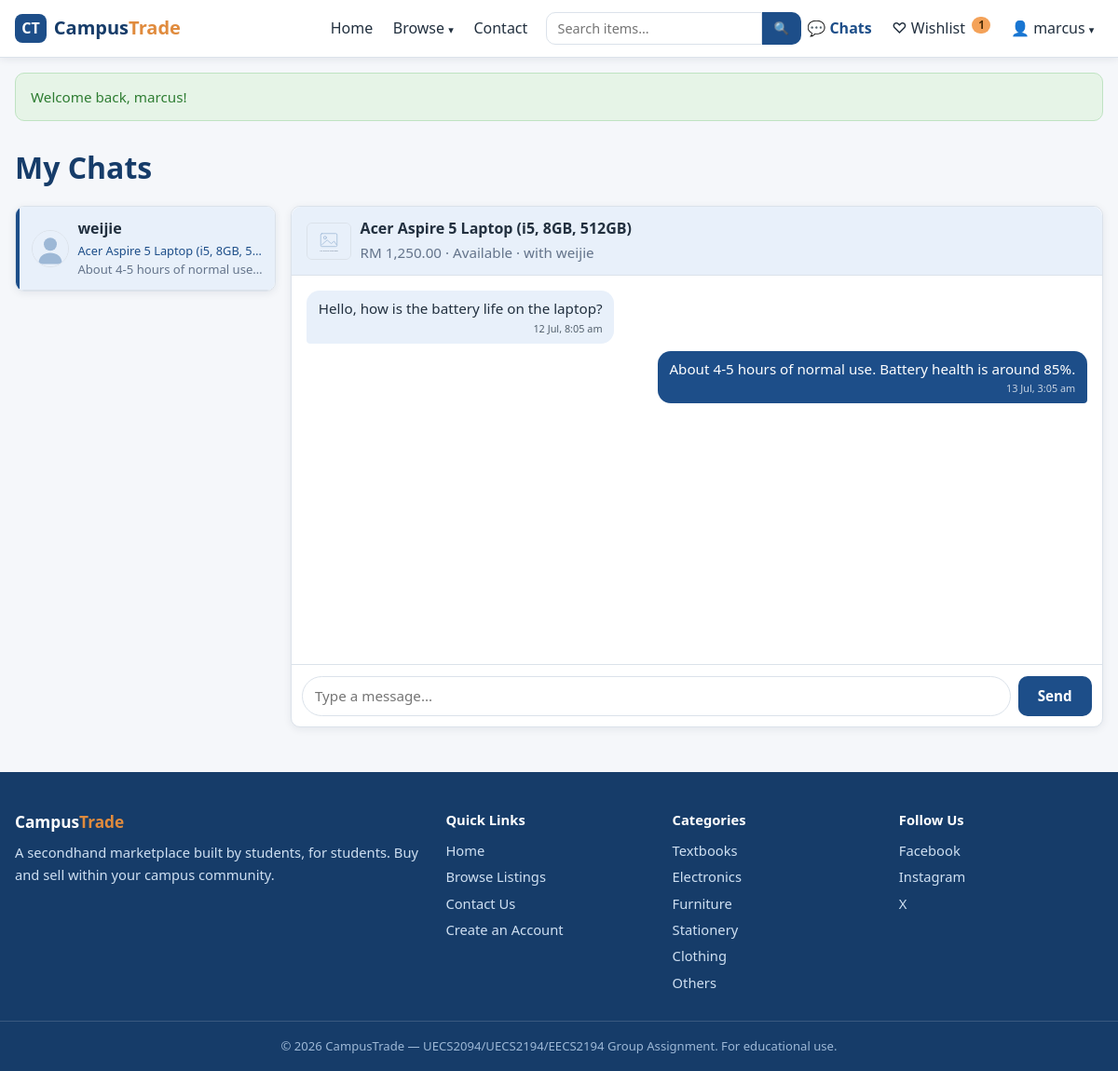
/chat.php (signed in), run on the app's committed database.
### tables this page shows
CREATE TABLE conversations (
  conversation_id INT AUTO_INCREMENT PRIMARY KEY,
  listing_id      INT NOT NULL,
  buyer_id        INT NOT NULL,
  seller_id       INT NOT NULL,
  created_at      DATETIME NOT NULL DEFAULT CURRENT_TIMESTAMP,
  updated_at      DATETIME NULL ON UPDATE CURRENT_TIMESTAMP,
  CONSTRAINT fk_conv_listing FOREIGN KEY (listing_id)
    REFERENCES listings(listing_id) ON DELETE CASCADE,
  CONSTRAINT fk_conv_buyer FOREIGN KEY (buyer_id)
    REFERENCES users(user_id) ON DELETE CASCADE,
  CONSTRAINT fk_conv_seller FOREIGN KEY (seller_id)
    REFERENCES users(user_id) ON DELETE CASCADE,
  CONSTRAINT uq_conversation UNIQUE (listing_id, buyer_id)
);

CREATE TABLE listings (
  listing_id     INT AUTO_INCREMENT PRIMARY KEY,
  user_id        INT NOT NULL,
  title          VARCHAR(100) NOT NULL,
  description    TEXT NOT NULL,
  price          DECIMAL(10,2) NOT NULL,
  original_price DECIMAL(10,2) NULL,
  is_discounted  TINYINT(1) NOT NULL DEFAULT 0,
  discounted_at  DATETIME NULL,
  category       VARCHAR(50) NOT NULL,
  item_condition ENUM('New','Like New','Good','Fair') NOT NULL,
  image          VARCHAR(255) NULL,
  status         ENUM('Available','Sold','Reserved') NOT NULL DEFAULT 'Available',
  created_at     DATETIME NOT NULL DEFAULT CURRENT_TIMESTAMP,
  updated_at     DATETIME NULL ON UPDATE CURRENT_TIMESTAMP,
  CONSTRAINT fk_listings_user FOREIGN KEY (user_id)
    REFERENCES users(user_id) ON DELETE CASCADE
);

CREATE TABLE messages (
  message_id      INT AUTO_INCREMENT PRIMARY KEY,
  conversation_id INT NOT NULL,
  sender_id       INT NOT NULL,
  message_text    TEXT NOT NULL,
  is_read         TINYINT(1) NOT NULL DEFAULT 0,
  created_at      DATETIME NOT NULL DEFAULT CURRENT_TIMESTAMP,
  CONSTRAINT fk_msg_conversation FOREIGN KEY (conversation_id)
    REFERENCES conversations(conversation_id) ON DELETE CASCADE,
  CONSTRAINT fk_msg_sender FOREIGN KEY (sender_id)
    REFERENCES users(user_id) ON DELETE CASCADE
);

### includes/functions.php (called while the page is built, shortened)
<?php
function e(?string $value): string
{
    return htmlspecialchars($value ?? '', ENT_QUOTES, 'UTF-8');
}
function format_price(float $price): string
{
    return 'RM ' . number_format($price, 2);
}
function listing_image(?string $image): string
{
    return 'images/placeholder.svg';
}
function user_avatar(?string $image): string
{
    return 'images/avatar.svg';
}

### chat.php (the view, shortened to what this page needs)
<?php
require_once __DIR__ . '/includes/db.php';
$user_id = $_SESSION['user_id'];
$stmt = $conn->prepare(
    'SELECT c.conversation_id, c.listing_id, c.buyer_id, c.seller_id,
            l.title, l.image, l.price, l.status,
            u.username AS other_name, u.profile_image AS other_image,
            (SELECT m.message_text FROM messages m WHERE m.conversation_id = c.conversation_id
             ORDER BY m.message_id DESC LIMIT 1) AS last_message,
            (SELECT m.created_at FROM messages m WHERE m.conversation_id = c.conversation_id
             ORDER BY m.message_id DESC LIMIT 1) AS last_time,
            (SELECT COUNT(*) FROM messages m WHERE m.conversation_id = c.conversation_id
             AND m.sender_id <> ? AND m.is_read = 0) AS unread
     FROM conversations c
     JOIN listings l ON c.listing_id = l.listing_id
     JOIN users u ON u.user_id = IF(c.buyer_id = ?, c.seller_id, c.buyer_id)
     WHERE c.buyer_id = ? OR c.seller_id = ?
     ORDER BY COALESCE(c.updated_at, c.created_at) DESC'
);
$stmt->bind_param('iiii', $user_id, $user_id, $user_id, $user_id);
$stmt->execute();
$conversations = $stmt->get_result()->fetch_all(MYSQLI_ASSOC);
$active_id = (int) ($_GET['c'] ?? 0);
$active = null;
if (!$active && $conversations) {
    $active = $conversations[0];
    $active_id = (int) $active['conversation_id'];
}
$messages = [];
if ($active) {
    $stmt = $conn->prepare(
        'SELECT m.message_id, m.sender_id, m.message_text, m.created_at, u.username, u.profile_image
         FROM messages m
         JOIN users u ON m.sender_id = u.user_id
         WHERE m.conversation_id = ?
         ORDER BY m.created_at ASC'
    );
    $stmt->bind_param('i', $active_id);
    $stmt->execute();
    $messages = $stmt->get_result()->fetch_all(MYSQLI_ASSOC);
}
$last_message_id = $messages ? (int) end($messages)['message_id'] : 0;
require_once __DIR__ . '/includes/header.php';
?>
<div class="container">
    <h1 class="page-title">My Chats</h1>
    <?php if (!$conversations): ?>
        <div class="empty-state">
            <p><strong>No conversations yet.</strong></p>
            <p>Find an item you like and click "Chat with Seller" to start talking.</p>
            <a href="browse.php" class="btn btn-primary">Browse Listings</a>
        </div>
    <?php else: ?>
        <div class="chat-layout">
            <aside class="chat-list">
                <?php foreach ($conversations as $c): ?>
                    <a href="chat.php?c=<?= (int) $c['conversation_id'] ?>"
                       class="chat-list-item <?= (int) $c['conversation_id'] === $active_id ? 'active' : '' ?>">
                        <img src="<?= e(user_avatar($c['other_image'])) ?>" alt="" class="avatar">
                        <span class="chat-list-body">
                            <span class="chat-list-top">
                                <strong><?= e($c['other_name']) ?></strong>
                            </span>
                            <span class="chat-list-item-title"><?= e($c['title']) ?></span>
                            <span class="chat-list-preview">
                                <?= $c['last_message'] !== null ? e(mb_strimwidth($c['last_message'], 0, 40, '…')) : 'No messages yet' ?>
                            </span>
                        </span>
                    </a>
                <?php endforeach; ?>
            </aside>
            <?php if ($active): ?>
                <section class="chat-window">
                    <div class="chat-header">
                        <a href="item.php?id=<?= (int) $active['listing_id'] ?>" class="chat-header-item">
                            <img src="<?= e(listing_image($active['image'])) ?>" alt="" class="chat-header-thumb">
                            <span>
                                <strong><?= e($active['title']) ?></strong><br>
                                <span class="muted"><?= format_price((float) $active['price']) ?> &middot;
                                    <?= e($active['status']) ?> &middot; with <?= e($active['other_name']) ?></span>
                            </span>
                        </a>
                    </div>
                    <div class="chat-thread" id="chatThread"
                         data-conversation="<?= $active_id ?>"
                         data-last="<?= $last_message_id ?>"
                         data-me="<?= $user_id ?>">
                        <?php foreach ($messages as $m): ?>
                            <div class="chat-bubble-row <?= (int) $m['sender_id'] === $user_id ? 'mine' : 'theirs' ?>">
                                <div class="chat-bubble">
                                    <p><?= nl2br(e($m['message_text'])) ?></p>
                                    <span class="chat-time"><?= date('j M, g:i a', strtotime($m['created_at'])) ?></span>
                                </div>
                            </div>
                        <?php endforeach; ?>
                    </div>
                    <form method="post" action="chat.php" class="chat-send" autocomplete="off">
                        <input type="text" name="message_text" maxlength="2000" required
                               placeholder="Type a message..." aria-label="Message">
                        <button type="submit" class="btn btn-primary">Send</button>
                    </form>
                </section>
            <?php endif; ?>
        </div>
    <?php endif; ?>
</div>
<?php require_once __DIR__ . '/includes/footer.php'; ?>

### css/style.css (style rules this page uses)
:root { --primary: #1d4e89; --primary-dark: #163c69; --primary-light: #e8f0fa; --accent: #f4a259; --accent-dark: #e08b3d; --success: #2e7d32; --danger: #c62828; --warning: #b26a00; --text: #22303f; --text-muted: #64748b; --bg: #f5f7fa; --surface: #ffffff; --border: #dbe2ea; --radius: 10px; --shadow: 0 2px 8px rgba(24, 40, 66, 0.08); --shadow-hover: 0 6px 18px rgba(24, 40, 66, 0.14); --font: "Segoe UI", system-ui, -apple-system, Arial, sans-serif; }
* { margin: 0; padding: 0; box-sizing: border-box; }
html { font-size: 16px; }
body { font-family: var(--font); color: var(--text); background: var(--bg); line-height: 1.6; min-height: 100vh; display: flex; flex-direction: column; }
img { max-width: 100%; display: block; }
a { color: var(--primary); text-decoration: none; }
.container { width: 100%; max-width: 1200px; margin: 0 auto; padding: 0 1rem; }
.page-title { margin: 1.5rem 0 0.5rem; color: var(--primary-dark); }
.muted { color: var(--text-muted); font-size: 0.95rem; }
.btn { display: inline-block; padding: 0.6rem 1.2rem; border: 2px solid transparent; border-radius: var(--radius); font-size: 0.95rem; font-weight: 600; font-family: inherit; cursor: pointer; text-align: center; transition: background 0.15s, color 0.15s, border-color 0.15s; }
.btn-primary { background: var(--primary); color: #fff; }
.avatar { width: 40px; height: 40px; border-radius: 50%; object-fit: cover; border: 1px solid var(--border); background: var(--primary-light); }
.chat-layout { display: grid; grid-template-columns: 1fr; gap: 1rem; margin-top: 1rem; }
.chat-list { background: var(--surface); border: 1px solid var(--border); border-radius: var(--radius); box-shadow: var(--shadow); overflow: hidden; max-height: 300px; overflow-y: auto; }
.chat-list-item { display: flex; gap: 0.6rem; padding: 0.7rem 0.8rem; border-bottom: 1px solid var(--border); color: var(--text); align-items: center; }
.chat-list-item.active { background: var(--primary-light); border-left: 4px solid var(--primary); }
.chat-list-body { display: flex; flex-direction: column; min-width: 0; flex: 1; }
.chat-list-top { display: flex; justify-content: space-between; align-items: center; }
.chat-list-item-title { font-size: 0.8rem; color: var(--primary); white-space: nowrap; overflow: hidden; text-overflow: ellipsis; }
.chat-list-preview { font-size: 0.82rem; color: var(--text-muted); white-space: nowrap; overflow: hidden; text-overflow: ellipsis; }
.chat-window { background: var(--surface); border: 1px solid var(--border); border-radius: var(--radius); box-shadow: var(--shadow); display: flex; flex-direction: column; min-height: 420px; }
.chat-header { display: flex; justify-content: space-between; align-items: center; gap: 0.8rem; padding: 0.7rem 1rem; border-bottom: 1px solid var(--border); background: var(--primary-light); border-radius: var(--radius) var(--radius) 0 0; }
.chat-header-item { display: flex; align-items: center; gap: 0.6rem; color: var(--text); min-width: 0; }
.chat-header-thumb { width: 48px; height: 40px; object-fit: cover; border-radius: 6px; border: 1px solid var(--border); }
.chat-thread { flex: 1; overflow-y: auto; padding: 1rem; display: flex; flex-direction: column; gap: 0.5rem; max-height: 420px; }
.chat-bubble-row { display: flex; }
.chat-bubble-row.mine { justify-content: flex-end; }
.chat-bubble-row.theirs { justify-content: flex-start; }
.chat-bubble { max-width: 75%; padding: 0.5rem 0.8rem; border-radius: 14px; font-size: 0.95rem; line-height: 1.45; }
.mine .chat-bubble { background: var(--primary); color: #fff; border-bottom-right-radius: 4px; }
.theirs .chat-bubble { background: var(--primary-light); color: var(--text); border-bottom-left-radius: 4px; }
.chat-time { display: block; font-size: 0.68rem; opacity: 0.75; margin-top: 0.15rem; text-align: right; }
.chat-send { display: flex; gap: 0.5rem; padding: 0.7rem; border-top: 1px solid var(--border); }
.chat-send input[type="text"] { flex: 1; padding: 0.6rem 0.8rem; border: 1px solid var(--border); border-radius: 999px; font-family: inherit; font-size: 0.95rem; }
@media (min-width: 768px) { .chat-layout { grid-template-columns: 280px 1fr; align-items: start; } }
@media (min-width: 768px) { .chat-list { max-height: 560px; } }
@media (min-width: 768px) { .chat-window { min-height: 560px; } }
@media (min-width: 768px) { .chat-thread { max-height: 560px; } }

### data on the page
conversations: other_name "weijie", listing.title "Acer Aspire 5 Laptop (i5, 8GB, 5…", last_message "About 4-5 hours of normal use…", listing.title "Acer Aspire 5 Laptop (i5, 8GB, 512GB)", listing.price "RM 1,250.00", listing.status "Available"
messages: message_text "Hello, how is the battery life on the laptop?", created_at "12 Jul, 8:05 am"
messages: message_text "About 4-5 hours of normal use. Battery health is around 85%.", created_at "13 Jul, 3:05 am"

### other printed values
$wishlist_count "1"
$_SESSION['username'] "marcus"
$flash[0] "Welcome back, marcus!"
$active['other_name'] "weijie"
$cat "Textbooks"
$cat "Electronics"
$cat "Furniture"
$cat "Stationery"
$cat "Clothing"
$cat "Others"
